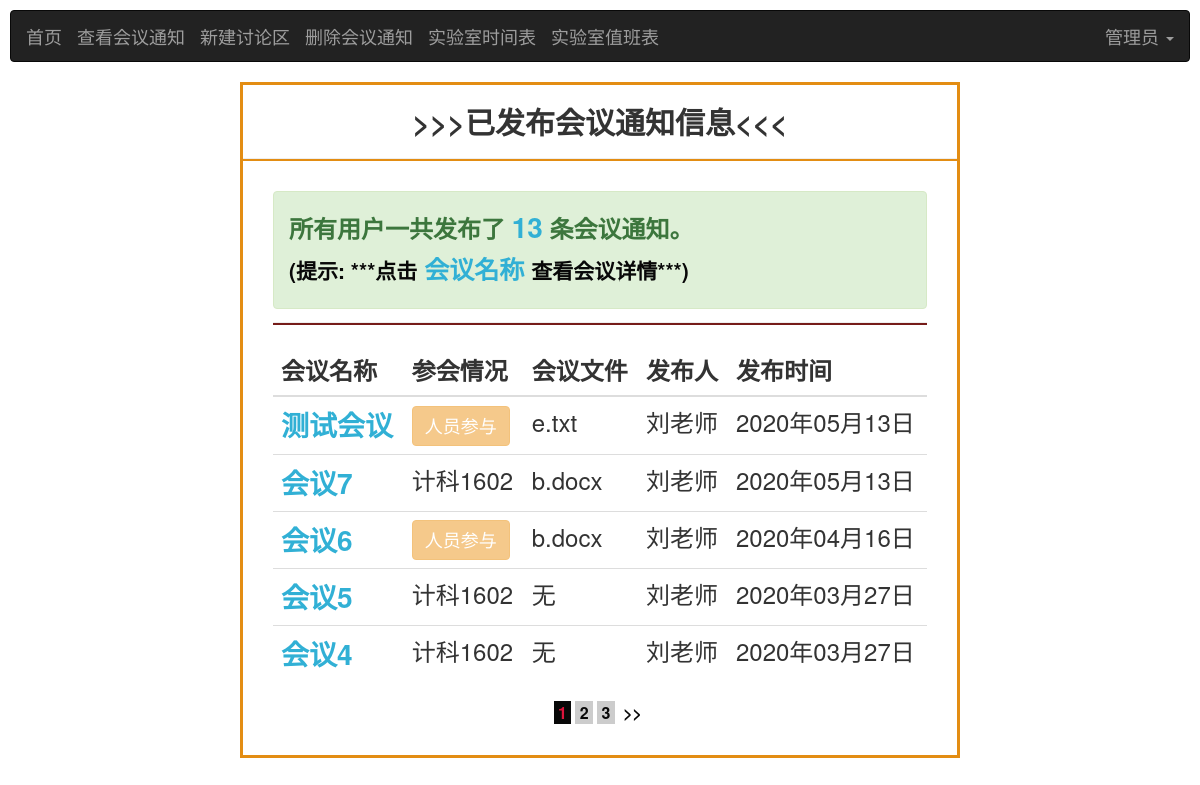
The page /meeting/checkMeeting/1/1 (signed in) on the database its author committed.
### base/models.py (models this page shows, shortened)
class User(AbstractUser):#继承内置模型User，并在User的基础上添加新字段
    USER_TYPE = (
        (0, "学生"),
        (1, "老师"),
        (2, "管理员"),#需根据user_type的字段类型进行设置
    )
    name = models.CharField('姓名', max_length=50,default='')
    introduce = models.TextField('简介', default='什么都没留下...')
    photo = models.ImageField('头像', blank=True, upload_to='images/user/')
    user_type = models.IntegerField('身份标识(0:学生/1:老师/2:管理员)',default=0,choices=USER_TYPE)
    user_banji=models.ForeignKey(Banji,on_delete=models.CASCADE, null=True,blank=True,verbose_name='用户班级')
    user_major=models.ForeignKey(Major,on_delete=models.CASCADE,null=True,blank=True,verbose_name='用户专业')

class Banji(models.Model):
    banji_name = models.CharField(default='',max_length=50, unique=True)
    banji_major = models.ForeignKey(Major, on_delete=models.CASCADE, null=False,verbose_name='班级的专业')
    class Meta:
        verbose_name = '班级'  # 模型类的名字
        verbose_name_plural = '班级'  # 模型类名字的复数形式，且优先显示

### meeting/models.py (models this page shows, shortened)
class Meeting(models.Model):
    meeting_name= models.CharField("会议名字",max_length=50)
    meeting_theme=models.CharField("会议主题",default="",max_length=50)
    meeting_user=models.ForeignKey(User,on_delete=models.CASCADE,null=False,verbose_name='会议发布者')
    meeting_banji=models.ForeignKey(Banji,on_delete=models.CASCADE,null=False,verbose_name='会议的班级')
    meeting_file=models.FileField("上传文件",blank=True,upload_to='upload/files/')
    filename=models.CharField("文件名",default="",max_length=50)
    filesize=models.IntegerField("文件大小",null=True,blank=True)
    create_date=models.DateTimeField("会议创建时间",default=timezone.now)#新增时自动获取当前日期
    class Meta:
        verbose_name = '会议'#模型类的名字
        verbose_name_plural = '会议'#模型类名字的复数形式，且优先显示

### meeting/views.py (the view)
# urls.py: path('checkMeeting/<int:id>/<int:page>',checkMeetingView,name='checkMeeting'),
@login_required(login_url='/')
def checkMeetingView(request, id, page):
    user = User.objects.get(id=id)
    result=False
    meetings=[]
    if user.user_type == 0:  # 学生用户
        ms = Meeting.objects.filter(meeting_banji_id=user.user_banji_id).order_by('-create_date')
        if ms.exists():
            for m in ms:
                meetings.append(m)
        chooses=ChooseStudent.objects.filter(user_id=user.id,choose=1)
        if chooses.exists():
            for choose in chooses:
                meeting=Meeting.objects.get(id=choose.meeting_id)
                meetings.append(meeting)
    elif user.user_type == 1:  # 老师用户
        ms = Meeting.objects.filter(meeting_user_id=id).order_by('-create_date')
        if ms.exists():
            for m in ms:
                meetings.append(m)
    else:  # 管理员用户
        ms = Meeting.objects.all().order_by('-create_date')
        if ms.exists():
            for m in ms:
                meetings.append(m)
    if len(meetings) == 0:#该用户还没有会议通知
        result=True
    else:
        length=len(meetings)
    m = Paginator(meetings, 5)
    try:
        pages = m.page(page)
    except PageNotAnInteger:
        pages = m.page(1)
    except EmptyPage:
        pages = m.page(m.num_pages)
    return render(request, 'checkMeeting.html', locals())

### templates/checkMeeting.html (shortened to what this page needs)
<!DOCTYPE html>
<html lang="en">
<head>
    {% load staticfiles %}
    <link rel="stylesheet" href="https://cdn.staticfile.org/twitter-bootstrap/3.3.7/css/bootstrap.min.css">
</head>
<body>
<div style="margin: 10px">
    <nav class="navbar navbar-inverse" role="navigation">
        <div class="container-fluid">
            <div class="navbar-header">
                <a class="navbar-brand" href="{% url 'index:index' id 1 %}">首页</a>
            </div>
            <div class="navbar-header">
                <a class="navbar-brand" href="{% url 'meeting:checkMeeting' id page %}">查看会议通知</a>
            </div>
            {% if user.user_type != 0 %}
                <div class="navbar-header">
                    <a class="navbar-brand" href="{% url 'chat:newChat' id 1 0 %}">新建讨论区</a>
                </div>
            {% endif %}
            {% if user.user_type != 0 %}
                <div class="navbar-header">
                    <a class="navbar-brand" href="{% url 'meeting:deleteMeeting' id 1 %}">删除会议通知</a>
                </div>
            {% endif %}
            <div class="navbar-header">
                <a class="navbar-brand" href="{% url 'base:labSchedule' id 1 %}">实验室时间表</a>
            </div>
            <div class="navbar-header">
                <a class="navbar-brand" href="{% url 'base:dutySchedule' id 1 %}">实验室值班表</a>
            </div>
            <div>
                <ul class="nav navbar-nav navbar-right">
                    <li class="dropdown">
                        <a href="" class="dropdown-toggle" data-toggle="dropdown" style="font-size: 18px">
                            {% if user.name == "" %}
                                {{ user.username }}
                            {% else %}
                                {{ user.name }}
                            {% endif %}
                            <b class="caret"></b>
                        </a>
                    </li>
                </ul>
            </div>
        </div>
    </nav>
</div>
<br/>
<main style="margin-top:-20px;margin-bottom: 20px;margin-left: 240px;margin-right: 240px;border: solid;border-color: #e38d13">
    <div class="infosbox">
        <h2 style="text-align: center"><strong>>>>已发布会议通知信息<<<</strong></h2>
        <hr style="background-color: #e38d13;height: 2px">
        <div style="margin: 30px">
            {% if user.user_type == 0 %}
                {% if result %}
                    <div class="alert alert-danger" style="text-align:left;font-weight: bold;font-size:24px">
                        您还未收到任何相关会议的通知...
                    </div>
                {% else %}
                    <div class="alert alert-success" style="text-align:left;font-weight: bold;font-size:24px">
                        您一共收到了 <label style="color: #31b0d5;font-size: 28px">{{ length }}</label>
                        条相关会议的通知。<label
                            style="color: #080808;font-size: 21px">(提示: ***点击<strong
                            style="color: #31b0d5;font-size:25px">
                        会议名称 </strong>查看会议详情***)</label>
                    </div>
                {% endif %}
            {% else %}
                {% if result %}
                    <div class="alert alert-danger" style="text-align:left;font-weight: bold;font-size:24px">
                        目前还没有用户发布任何会议通知...
                    </div>
                {% else %}
                    <div class="alert alert-success" style="text-align:left;font-weight: bold;font-size:24px">
                        所有用户一共发布了 <label style="color: #31b0d5;font-size: 28px">{{ length }}</label>
                        条会议通知。<label style="color: #080808;font-size: 21px">(提示: ***点击<strong
                            style="color: #31b0d5;font-size:25px">
                        会议名称 </strong>查看会议详情***)</label>
                    </div>
                {% endif %}
            {% endif %}
            <hr style="height: 2px; background-color: #761c19 ;margin-top: -7px">
            <table class="table table-hover">
                <thead>
                <tr style="font-size: x-large">
                    <th>会议名称</th>
                    <th>参会情况</th>
                    <th>会议文件</th>
                    <th>发布人</th>
                    <th>发布时间</th>
                </tr>
                </thead>
                <tbody>
                {% for meeting in pages.object_list %}
                    <tr style="font-size: x-large">
                        <td>
                            <a href="{% url 'meeting:detailMeeting' id meeting.id %}"
                               style="color: #31b0d5 ;font-weight: bold;font-size: 28px">
                                {{ meeting.meeting_name }}
                            </a>
                        </td>
                        <td>
                            {% if user.user_type == 1 %}
                                {% if meeting.meeting_banji.id == 0 %}
                                    <a href="{% url 'meeting:chooseStudent' id meeting.id 1 %}">
                                        <button id="button" type="button" class="btn btn-warning"
                                                style="font-size: 18px">选择人员
                                        </button>
                                    </a>
                                {% else %}
                                    {{ meeting.meeting_banji.banji_name }}
                                {% endif %}
                            {% else %}
                                {% if meeting.meeting_banji.id == 0 %}
                                    <a href="{% url 'meeting:chooseStudent' id meeting.id 1 %}">
                                        <button id="button" type="button" class="btn btn-warning" disabled="disabled"
                                                style="font-size: 18px">人员参与
                                        </button>
                                    </a>
                                {% else %}
                                    {{ meeting.meeting_banji.banji_name }}
                                {% endif %}
                            {% endif %}
                        </td>
                        {% if meeting.filename == "" %}
                            <td>无</td>
                        {% else %}
                            <td>{{ meeting.filename }}</td>
                        {% endif %}
                        <td>{{ meeting.meeting_user.name }}</td>
                        <td>{{ meeting.create_date|date:"Y年m月d日" }}</td>
                    </tr>
                {% endfor %}
                </tbody>
            </table>
            <div class="pagelist" style="text-align: center">
                {% if pages.object_list %}
                    {% for page in pages.paginator.page_range %}
                        {% if pages.number == page %}
                            <a href="javascript:;" class="curPage" style="color: #080808;font-size: medium;
                            font-weight: bold;color: crimson ;background-color: #080808 ">&nbsp{{ page }}&nbsp</a>
                        {% else %}
                            <a href="{% url 'meeting:checkMeeting' id page %}" style="color: #080808;font-size: medium;
                            font-weight: bold;background-color: #cccccc ">&nbsp{{ page }}&nbsp</a>
                        {% endif %}
                    {% endfor %}
                {% endif %}
                {% if pages.has_next %}
                    <a href="{% url 'meeting:checkMeeting' id pages.next_page_number %}"
                       style="color: #080808;font-size: medium;font-weight: bold ">
                        &nbsp>>&nbsp</a>
                {% endif %}
            </div>
        </div>
    </div>
</main>
</body>
</html>

### rows shown on the page
User: name "管理员"
Meeting: meeting_name "测试会议", shows "人员参与", filename "e.txt", meeting_user.name "刘老师", create_date "2020年05月13日"
Meeting: meeting_name "会议7", meeting_banji.banji_name "计科1602", filename "b.docx", meeting_user.name "刘老师", create_date "2020年05月13日"
Meeting: meeting_name "会议6", shows "人员参与", filename "b.docx", meeting_user.name "刘老师", create_date "2020年04月16日"
Meeting: meeting_name "会议5", meeting_banji.banji_name "计科1602", filename "无", meeting_user.name "刘老师", create_date "2020年03月27日"
Meeting: meeting_name "会议4", meeting_banji.banji_name "计科1602", filename "无", meeting_user.name "刘老师", create_date "2020年03月27日"

### other values the page prints
{{ length }} "13"
{{ page }} "1"
{{ page }} "2" "3"
